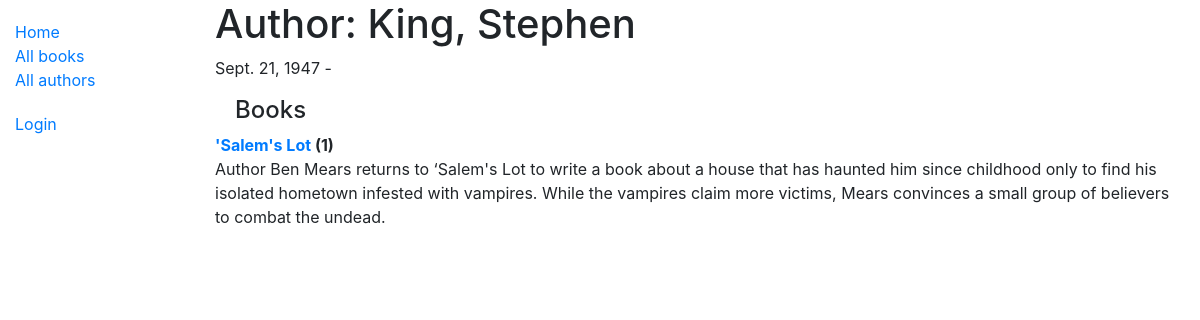
The page /catalog/authors/5 on the database as committed earlier.
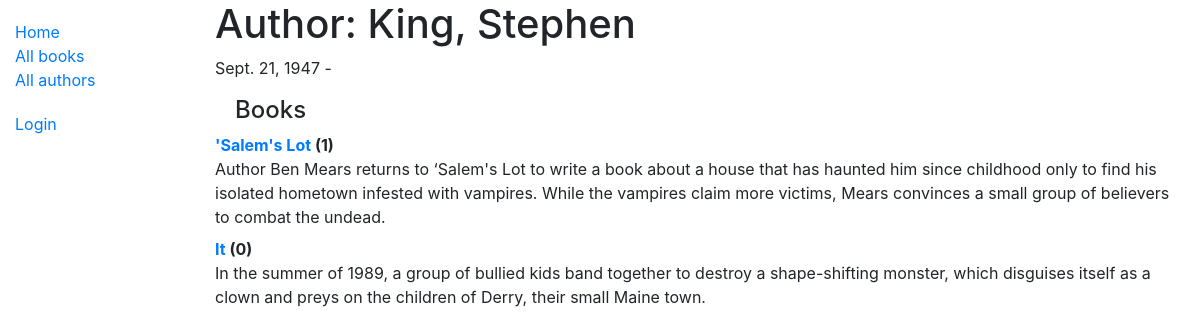
The same page on the database as committed later.
### catalog/models.py (models this page shows, shortened)
class Book(models.Model):
    title = models.CharField(max_length=200)
    author = models.ForeignKey('Author', on_delete=models.SET_NULL, null=True)
    summary = models.TextField(max_length=1000, help_text="Enter a brief description of the book")
    isbn = models.CharField('ISBN', max_length=13,
                            help_text='13 Character <a href="https://www.isbn-international.org/content/what-isbn'
                                      '">ISBN number</a>')
    genre = models.ManyToManyField(Genre, help_text="Select a genre for this book")
    language = models.ForeignKey('Language', on_delete=models.SET_NULL, null=True,)
    def display_language(self):
        return self.language
    display_language.short_description = 'Language'
    def display_genre(self):
        """Creates a string for the Genre. This is required to display genre in Admin."""
        return ', '.join([genre.name for genre in self.genre.all()[:3]])
    display_genre.short_description = 'Genre'
    def __str__(self):
        return self.title

### catalog/views.py (the view)
# urls.py: path('authors/<int:pk>', views.AuthorDetailView.as_view(), name='author-detail'),
class AuthorDetailView(generic.DetailView):
    model = Author

### catalog/templates/catalog/author_detail.html
{% extends "base_generic.html" %}
{% block content %}
  <h1>Author: {{ author.last_name }}, {{author.first_name}}</h1>
  <p>{% if author.date_of_birth %} {{author.date_of_birth}} {% endif %} - {% if author.date_of_death %}{{author.date_of_death}}{% endif %}</p>
  <div style="margin-left:20px;pargin-top:20px">
    <h4>Books</h3>
  </div>
  <dl>
    {% for book in author.book_set.all %}
    <dt><a href="{% url 'book-detail' book.pk %}">{{book}}</a> ({{book.bookinstance_set.all.count}})</dt>
    <dd>{{book.summary}}</dd>
  {% endfor %}
  </dl>
  </div>
{% endblock %} -->

Rows that differ between the two databases and show on the page:
added Book: title "It", bookinstance_set.all.count "0", summary "In the summer of 1989, a group of bullied kids band together to destroy a shape-shifting monster, which disguises itself as a clown and preys on the children of Derry, their small Maine town."
